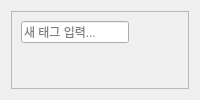
<?xml version="1.0" encoding="UTF-8"?>
<ui version="4.0">
 <class>TagInputWidget</class>
 <widget class="QWidget" name="TagInputWidget">
  <layout class="QVBoxLayout" name="verticalLayout">
   <property name="contentsMargins">
    <number>0</number>
   </property>
   <property name="spacing">
    <number>4</number>
   </property>
   <item>
    <widget class="QScrollArea" name="scroll_area">
     <property name="widgetResizable">
      <bool>true</bool>
     </property>
     <property name="horizontalScrollBarPolicy">
      <enum>Qt::ScrollBarAsNeeded</enum>
     </property>
     <property name="verticalScrollBarPolicy">
      <enum>Qt::ScrollBarAsNeeded</enum>
     </property>
     <property name="maximumHeight">
      <number>80</number>
     </property>
     <widget class="QWidget" name="chip_container">
      <layout class="QHBoxLayout" name="chip_layout">
       <property name="contentsMargins">
        <number>4</number>
       </property>
       <property name="spacing">
        <number>4</number>
       </property>
       <property name="sizeConstraint">
        <enum>QLayout::SetMinAndMaxSize</enum>
       </property>
       <item>
        <widget class="QLineEdit" name="tag_input">
         <property name="placeholderText">
          <string>새 태그 입력...</string>
         </property>
         <property name="maximumWidth">
          <number>150</number>
         </property>
        </widget>
       </item>
       <item>
        <spacer name="horizontalSpacer">
         <property name="orientation">
          <enum>Qt::Horizontal</enum>
         </property>
         <property name="sizeHint" stdset="0">
          <size>
           <width>40</width>
           <height>20</height>
          </size>
         </property>
        </spacer>
       </item>
      </layout>
     </widget>
    </widget>
   </item>
  </layout>
 </widget>
 <resources/>
 <connections/>
</ui>
